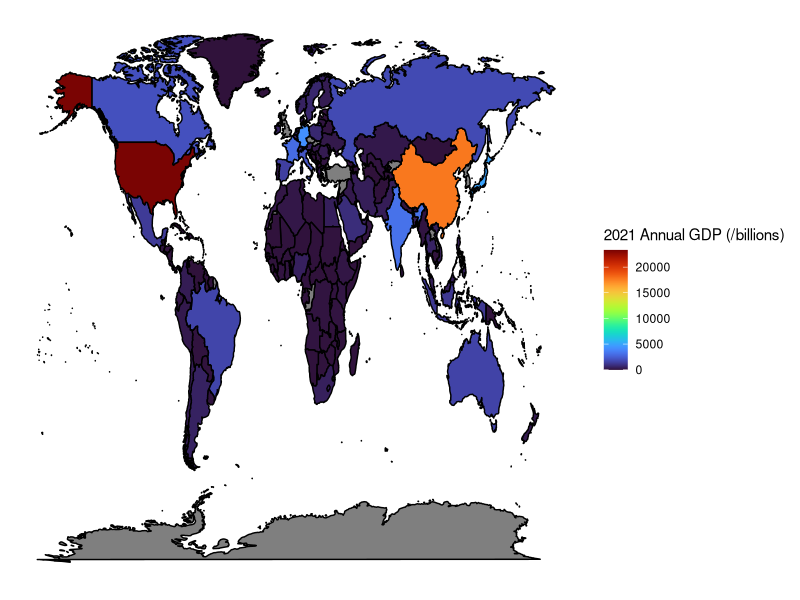

The R source for this figure:
## ---- chunk 1
#install.packages("ggplot2")   #only do this once
#install.packages("tidyverse") #only do this once
## ---- chunk 2
library(ggplot2) # Load library with each session
library(tidyverse) # Load library with each session

worldGDP<- read.csv("GlobalGDP3.csv") 

#Make sure your working directory is reading where you have saved your data file, so Rstudio can locate and upload the file properly

mapData<-map_data("world")
#View(mapData) 
#View(worldGDP) 
## ---- chunk 3
colnames(worldGDP)[1] ="region" 

mapData<-left_join(mapData, worldGDP, by = "region") # Function works similarly to group_by and joins GDP into mapData by 'region' (ie. country name)
## ---- chunk 4
map1<-ggplot(mapData, mapping=aes(x= long, y=lat, group=group)) + geom_polygon(aes(fill= GDP), color="black") 
## ---- chunk 5
# install.packages("viridis") 
# install.packages("RColorBrewer") # only have to do this once
library(viridis)
library(RColorBrewer)
## ---- chunk 6
map2 <- map1 + scale_fill_viridis(name="2021 Annual GDP (/billions)", option="turbo")+
  theme(axis.text.x = element_blank(), # removes X-axis text
        axis.text.y = element_blank(), # removes y-axis text
        axis.ticks = element_blank(), # removes x-axis grid line
        axis.title.y=element_blank(), # removes y-axis title
        axis.title.x=element_blank(), # removes x-axis title
        rect = element_blank())
map2 
